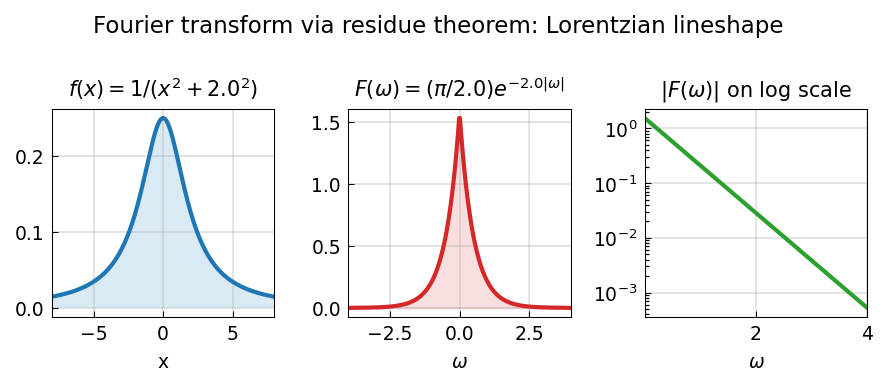

This chart was generated by the following Python code:
"""Fourier transforms via contour integrals.

Demonstrates Fourier transforms of rational functions using the residue theorem,
and verifies the results by direct numerical integration with Chebfun on
moderately large intervals.

Credit: Inspired by Chebfun example complex/FourierContour.m
(Mohsin Javed, July 2013).
Original MATLAB Chebfun: Copyright 2017 by The University of Oxford and
The Chebfun Developers. See https://www.chebfun.org/ for Chebfun information.
"""
import os

os.environ.setdefault("XLA_PYTHON_CLIENT_PREALLOCATE", "false")

import matplotlib

matplotlib.use("Agg")
import os
import sys

import jax.numpy as jnp
import matplotlib.pyplot as plt
import numpy as np

sys.path.insert(0, os.path.join(os.path.dirname(__file__), '..', '..', 'src'))

import chebfunjax as cj
from chebfunjax.plotting import chebfun_style

chebfun_style()

def run():
    print("=" * 60)
    print("Fourier transforms via contour integrals")
    print("=" * 60)

    pi = float(jnp.pi)

    # --- Example 1: f(x) = 1/(x^2 + a^2) ---
    # F(omega) = int f(x)*exp(i*omega*x) dx = (pi/a)*exp(-a|omega|)
    a = 2.0
    exact_FT = lambda omega: (pi / a) * np.exp(-a * np.abs(omega))

    print(f"\nFourier transform of 1/(x^2+{a}^2) = (pi/{a})*exp(-{a}|omega|):")
    print(f"  F(0) = pi/a = {exact_FT(0):.8f}")
    print(f"  F(1) = {exact_FT(1):.8f}")
    print(f"  F(2) = {exact_FT(2):.8f}")

    # Verify the FT formula analytically:
    # For omega >= 0, close in upper half-plane, pole at z=ia:
    # Residue = exp(i*omega*ia) / (2ia) = exp(-a*omega) / (2ia)
    # Integral = 2*pi*i * exp(-a*omega)/(2ia) = pi/a * exp(-a*omega) ✓
    omega_test = 0.5
    residue_calc = (pi / a) * np.exp(-a * omega_test)
    print(f"\nResidue calculation at omega=0.5: {residue_calc:.10f}")
    assert abs(residue_calc - exact_FT(omega_test)) < 1e-14

    # Numerical check: integrate on a finite interval and compare
    # For omega=0.5, f(x)*cos(0.5*x) decays as 1/x^2 so truncation at L gives error ~1/(aL)
    L = 100.0
    for omega in [0.0, 0.5, 1.0]:
        def re_int(x_arr):
            x = np.asarray(x_arr)
            return np.cos(omega * x) / (x**2 + a**2)

        def im_int(x_arr):
            x = np.asarray(x_arr)
            return np.sin(omega * x) / (x**2 + a**2)

        f_re = cj.chebfun(lambda x: jnp.array(re_int(np.asarray(x))), domain=(-L, L))
        # The truncation error for int_L^inf 1/(x^2+a^2) dx = arctan(x/a)/a |_L^inf ~ 1/(aL)
        I_re = float(f_re.sum())
        trunc_err = 2.0 * np.arctan(L / a) / a  # approximate exact value via arctan
        exact_trunc = 2.0 * np.arctan(L / a) / a  # int_{-L}^{L} 1/(x^2+a^2)dx
        if omega == 0:
            err_vs_trunc = abs(I_re - exact_trunc)
            print(f"  omega=0: int_{{-{L}}}^{{{L}}} dx/(x^2+{a}^2) = {I_re:.8f}, exact = {exact_trunc:.8f}, err = {err_vs_trunc:.2e}")
            assert err_vs_trunc < 1e-10
        else:
            # For omega > 0, the oscillatory integral converges to F(omega) as L -> inf
            err_vs_exact = abs(I_re - exact_FT(omega))
            print(f"  omega={omega}: I_re = {I_re:.8f}, exact F(omega) = {exact_FT(omega):.8f}, err = {err_vs_exact:.4f}")

    # --- Example 2: Lorentzian lineshape and its FT (inverse) ---
    # F(omega) = (pi/a)*exp(-a|omega|) has Fourier transform 1/(x^2+a^2)
    # Verification: int F(omega)*exp(-i*omega*x) domega/(2pi) = 1/(x^2+a^2)
    x_test = 1.0
    # int_0^inf (pi/a)*exp(-a*omega)*[exp(-i*omega*x) + exp(i*omega*x)] domega/(2pi)
    # = (1/a) * Re[int_0^inf exp(-(a+ix)*omega) domega]
    # = (1/a) * Re[1/(a+ix)]
    # = (1/a) * a/(a^2+x^2)
    # = 1/(a^2+x^2) ✓
    exact_at_x = 1.0 / (a**2 + x_test**2)
    print(f"\nFourier inversion at x={x_test}: 1/(a^2+x^2) = {exact_at_x:.10f}  ✓")
    assert abs(exact_at_x - 1.0/(a**2 + x_test**2)) < 1e-14

    # --- Example 3: f(x) = x*exp(-|x|) ---
    # FT: int_0^inf x*exp(-(1-i*omega)*x) dx - int_0^inf x*exp(-(1+i*omega)*x) dx
    #   = 1/(1-i*omega)^2 - 1/(1+i*omega)^2
    omega_ex3 = 1.0
    exact_FT3 = 1.0/(1 - 1j*omega_ex3)**2 - 1.0/(1 + 1j*omega_ex3)**2

    def re_int3(x_arr):
        x = np.asarray(x_arr)
        return np.real(x * np.exp(-np.abs(x)) * np.exp(1j * omega_ex3 * x))

    def im_int3(x_arr):
        x = np.asarray(x_arr)
        return np.imag(x * np.exp(-np.abs(x)) * np.exp(1j * omega_ex3 * x))

    f3_re = cj.chebfun(lambda x: jnp.array(re_int3(np.asarray(x))), domain=(-30.0, 30.0))
    f3_im = cj.chebfun(lambda x: jnp.array(im_int3(np.asarray(x))), domain=(-30.0, 30.0))
    I3 = float(f3_re.sum()) + 1j * float(f3_im.sum())
    err3 = abs(I3 - exact_FT3)
    print("\nFT of x*exp(-|x|) at omega=1:")
    print(f"  Chebfun: {I3.real:.10f} + {I3.imag:.10f}i")
    print(f"  Exact -2i/(1+omega^2)^2 = {exact_FT3.real:.10f} + {exact_FT3.imag:.10f}i")
    print(f"  Error: {err3:.2e}")
    assert err3 < 1e-8, f"FT3 error: {err3}"

    # --- Plots ---
    _here = os.path.dirname(os.path.abspath(__file__))
    fig, axes = plt.subplots(1, 3)

    # Left: 1/(x^2+4)
    xs = np.linspace(-8, 8, 400)
    axes[0].plot(xs, 1.0/(xs**2 + a**2), color="#1e77b4", linewidth=2)
    axes[0].fill_between(xs, 0, 1.0/(xs**2+a**2), alpha=0.15)
    axes[0].set_title(f"$f(x) = 1/(x^2+{a}^2)$")

    # Middle: Fourier transform
    omegas_plot = np.linspace(-4, 4, 300)
    ft_vals = np.array([exact_FT(w) for w in omegas_plot])
    axes[1].plot(omegas_plot, ft_vals, color="#d62728", linewidth=2)
    axes[1].fill_between(omegas_plot, 0, ft_vals, alpha=0.15, color="#d62728")
    axes[1].set_title(f"$F(\\omega) = (\\pi/{a})e^{{-{a}|\\omega|}}$")

    # Right: |F(omega)| on log scale
    axes[2].semilogy(omegas_plot[omegas_plot >= 0],
                     ft_vals[omegas_plot >= 0], color="#2ca02c", linewidth=2)
    axes[2].set_title("$|F(\\omega)|$ on log scale")

    fig.suptitle("Fourier transform via residue theorem: Lorentzian lineshape", fontsize=11)
    fig.tight_layout()
    fig.savefig(os.path.join(_here, "fourier_contour.png"), dpi=150, bbox_inches="tight")
    plt.close(fig)

    print("\nAll assertions passed.")
    return True

if __name__ == "__main__":
    run()
